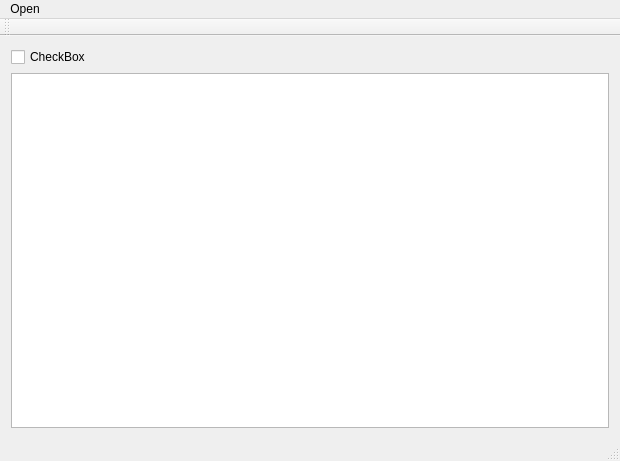
<?xml version="1.0" encoding="UTF-8"?>
<ui version="4.0">
 <class>MainWindow</class>
 <widget class="QMainWindow" name="MainWindow">
  <property name="geometry">
   <rect>
    <x>0</x>
    <y>0</y>
    <width>620</width>
    <height>461</height>
   </rect>
  </property>
  <property name="sizePolicy">
   <sizepolicy hsizetype="Expanding" vsizetype="Expanding">
    <horstretch>0</horstretch>
    <verstretch>0</verstretch>
   </sizepolicy>
  </property>
  <property name="windowTitle">
   <string>MainWindow</string>
  </property>
  <widget class="QWidget" name="centralWidget">
   <property name="sizePolicy">
    <sizepolicy hsizetype="Expanding" vsizetype="Expanding">
     <horstretch>0</horstretch>
     <verstretch>0</verstretch>
    </sizepolicy>
   </property>
   <layout class="QHBoxLayout" name="horizontalLayout">
    <item>
     <layout class="QVBoxLayout" name="verticalLayout">
      <item>
       <widget class="QCheckBox" name="checkBox">
        <property name="text">
         <string>CheckBox</string>
        </property>
       </widget>
      </item>
      <item>
       <widget class="QTreeView" name="treeView"/>
      </item>
     </layout>
    </item>
   </layout>
  </widget>
  <widget class="QMenuBar" name="menuBar">
   <property name="geometry">
    <rect>
     <x>0</x>
     <y>0</y>
     <width>620</width>
     <height>19</height>
    </rect>
   </property>
   <widget class="QMenu" name="menuOpen">
    <property name="title">
     <string>Open</string>
    </property>
    <addaction name="Open_File"/>
   </widget>
   <addaction name="menuOpen"/>
  </widget>
  <widget class="QToolBar" name="mainToolBar">
   <attribute name="toolBarArea">
    <enum>TopToolBarArea</enum>
   </attribute>
   <attribute name="toolBarBreak">
    <bool>false</bool>
   </attribute>
  </widget>
  <widget class="QStatusBar" name="statusBar"/>
  <action name="Open_File">
   <property name="text">
    <string>Open File</string>
   </property>
  </action>
 </widget>
 <layoutdefault spacing="6" margin="11"/>
 <resources/>
 <connections/>
</ui>
